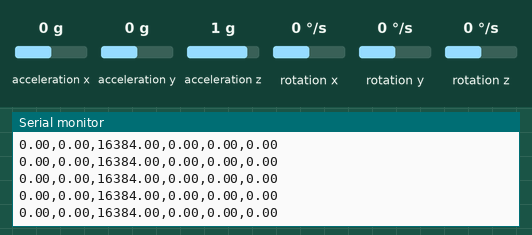
Simulated run of this sketch. Board: ESP32. On the bench: the last lines printed to the serial monitor. Wiring (inferred from the names in the program): MPU-6050 motion sensor at I2C address 0x68. Inputs (shaded band) come from the test bench; at power-on: acceleration x 0 g, acceleration y 0 g, acceleration z 1 g, rotation x 0 °/s, rotation y 0 °/s, rotation z 0 °/s.

Above: at 1.3 s.
1.4 s: acceleration x set to -1.4 g
At 1.46 s:
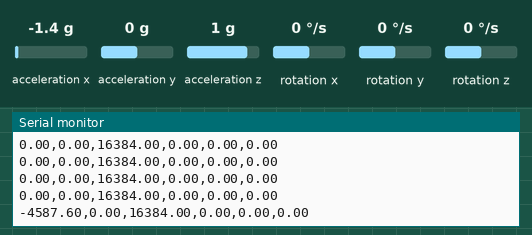
2.9 s: acceleration y set to -1.4 g
At 2.91 s:
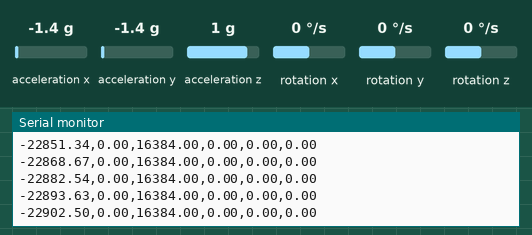
4.4 s: acceleration z set to -1.4 g
At 4.42 s:
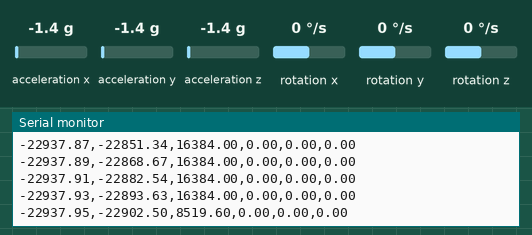
5.9 s: rotation x set to -192 °/s
At 5.92 s:
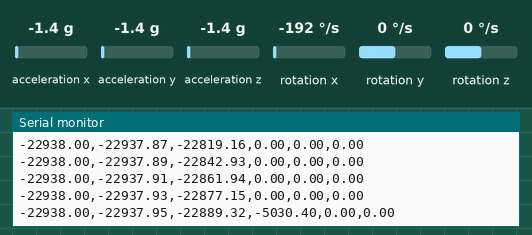
7.4 s: rotation y set to -192 °/s
At 7.42 s:
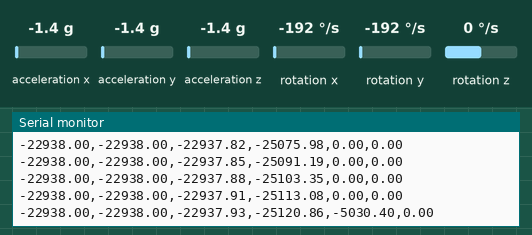
Timing chart, 0 to 9.9 s (numbered marks = the images above; inputs shaded):
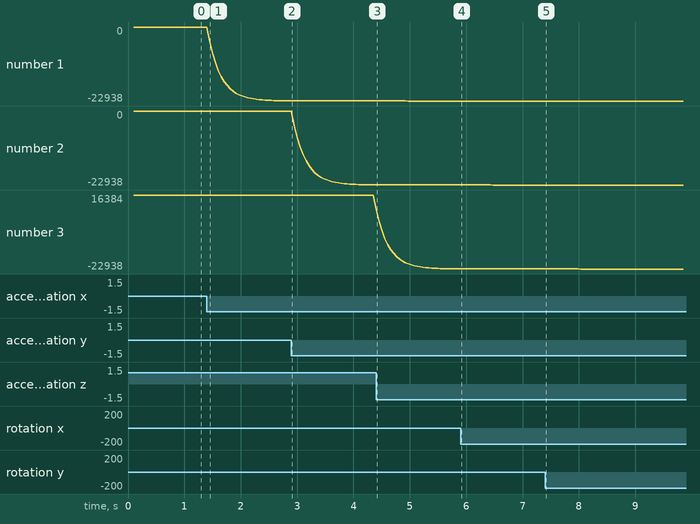

Measured:
- after the input at 1.4 s, the serial monitor: prints a new line after 0.05 s (image 1)
- plotted number 1: 0 → -22893.63 after the input at 1.4 s

The sketch:

data_streamer.ino
```cpp
#include <Wire.h>

const uint8_t MPU6050_ADDR = 0x68;

// Filter smoothing factor (alpha between 0.0 and 1.0)
// Lower alpha = smoother data (more filtering), Higher alpha = faster response
float alpha = 0.2;

// Variables to hold filtered values
float filtered_ax = 0, filtered_ay = 0, filtered_az = 0;
float filtered_gx = 0, filtered_gy = 0, filtered_gz = 0;

void setup() {
  Serial.begin(115200);
  while (!Serial) {
    delay(10);
  }

  // Initialize I2C on ESP32 DevKit V1 pins (SDA = 21, SCL = 22)
  Wire.begin(21, 22);

  // Wake up MPU6050
  Wire.beginTransmission(MPU6050_ADDR);
  Wire.write(0x6B);
  Wire.write(0x00);
  Wire.endTransmission();

  delay(100);

  // Initial read to prime the filter variables
  Wire.beginTransmission(MPU6050_ADDR);
  Wire.write(0x3B);
  Wire.endTransmission(false);
  Wire.requestFrom(MPU6050_ADDR, (uint8_t)14);
  if (Wire.available() == 14) {
    filtered_ax = (int16_t)((Wire.read() << 8) | Wire.read());
    filtered_ay = (int16_t)((Wire.read() << 8) | Wire.read());
    filtered_az = (int16_t)((Wire.read() << 8) | Wire.read());
    Wire.read(); Wire.read(); // Skip temp
    filtered_gx = (int16_t)((Wire.read() << 8) | Wire.read());
    filtered_gy = (int16_t)((Wire.read() << 8) | Wire.read());
    filtered_gz = (int16_t)((Wire.read() << 8) | Wire.read());
  }
}

void loop() {
  Wire.beginTransmission(MPU6050_ADDR);
  Wire.write(0x3B);
  Wire.endTransmission(false);

  Wire.requestFrom(MPU6050_ADDR, (uint8_t)14);

  if (Wire.available() == 14) {
    // Read raw values
    float raw_ax = (int16_t)((Wire.read() << 8) | Wire.read());
    float raw_ay = (int16_t)((Wire.read() << 8) | Wire.read());
    float raw_az = (int16_t)((Wire.read() << 8) | Wire.read());

    Wire.read(); Wire.read(); // Skip temperature bytes

    float raw_gx = (int16_t)((Wire.read() << 8) | Wire.read());
    float raw_gy = (int16_t)((Wire.read() << 8) | Wire.read());
    float raw_gz = (int16_t)((Wire.read() << 8) | Wire.read());

    // Apply Low-Pass / Kalman-style filtering equation:
    // filtered = (alpha * raw) + ((1 - alpha) * previous_filtered)
    filtered_ax = (alpha * raw_ax) + ((1.0 - alpha) * filtered_ax);
    filtered_ay = (alpha * raw_ay) + ((1.0 - alpha) * filtered_ay);
    filtered_az = (alpha * raw_az) + ((1.0 - alpha) * filtered_az);

    filtered_gx = (alpha * raw_gx) + ((1.0 - alpha) * filtered_gx);
    filtered_gy = (alpha * raw_gy) + ((1.0 - alpha) * filtered_gy);
    filtered_gz = (alpha * raw_gz) + ((1.0 - alpha) * filtered_gz);

    // Print clean, filtered comma-separated values for Python collection
    Serial.print(filtered_ax, 2); Serial.print(",");
    Serial.print(filtered_ay, 2); Serial.print(",");
    Serial.print(filtered_az, 2); Serial.print(",");
    Serial.print(filtered_gx, 2); Serial.print(",");
    Serial.print(filtered_gy, 2); Serial.print(",");
    Serial.println(filtered_gz, 2);
  }

  delay(50); // Consistent sampling rate interval (~20Hz)
}
```
